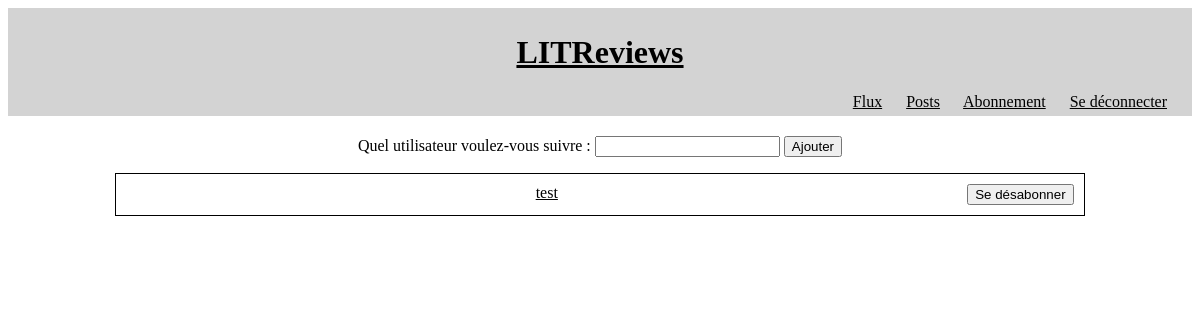
Page /following/ (signed in) on the earlier database version.
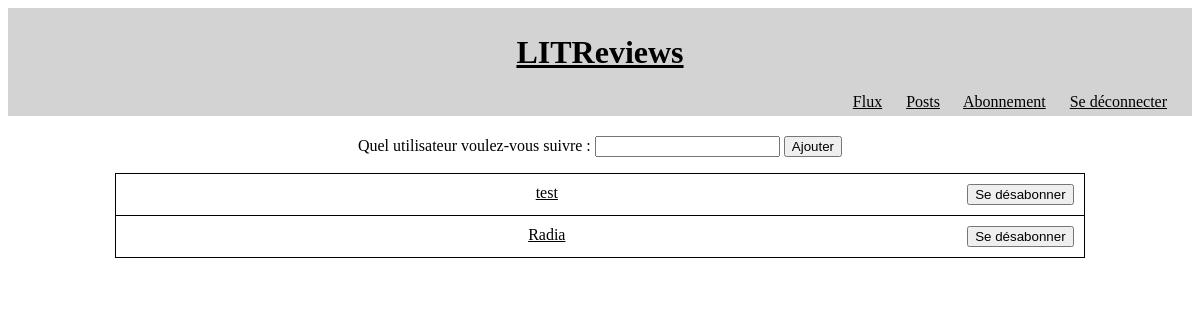
Same page on the later database version.
### authentication/models.py (models this page shows)
class User(AbstractUser):
    follows = models.ManyToManyField('self',
                                     through=UserFollows,
                                     through_fields=('user', 'followed_user'),
                                     )

### authentication/views.py (the view, shortened to what this page needs)
class Following(LoginRequiredMixin, View):
    model = UserFollows
    template_name = "authentication/following.html"
    def get(self, request):
        followed_users = request.user.follows.all()
        all_users = User.objects.all()
        users = [user.username for user in all_users if user not in followed_users and user != request.user]
        return render(request, self.template_name, {'users': users, 'followed_users': followed_users})

### authentication/templates/authentication/following.html (shortened to what this page needs)
{% extends 'base.html' %}
{% block content %}
        <form action class="large" method="post">
            <label for="user">Quel utilisateur voulez-vous suivre :</label>
            <input list="users" type="text" name="user" id="user">
            <button type="submit" >Ajouter</button>
        </form>
    {% for user in followed_users %}
        <div class="block large no-margin">
            <a href="{% url 'posts' user.id %}">{{ user.username }}</a>
            {% url 'unfollow' user.id as link %}
            {% include 'reviews/partials/button_snippet.html' with link=link class='floating' text='Se désabonner' %}
        </div>
    {% endfor %}
{% endblock content %}

### reviews/templates/reviews/partials/button_snippet.html
<a href="{{ link }}"><button class="{{ class }}" formaction="" form="">{{ text }}</button></a>

Differences in the rows shown:
added User: username "Radia", text "Se désabonner"
